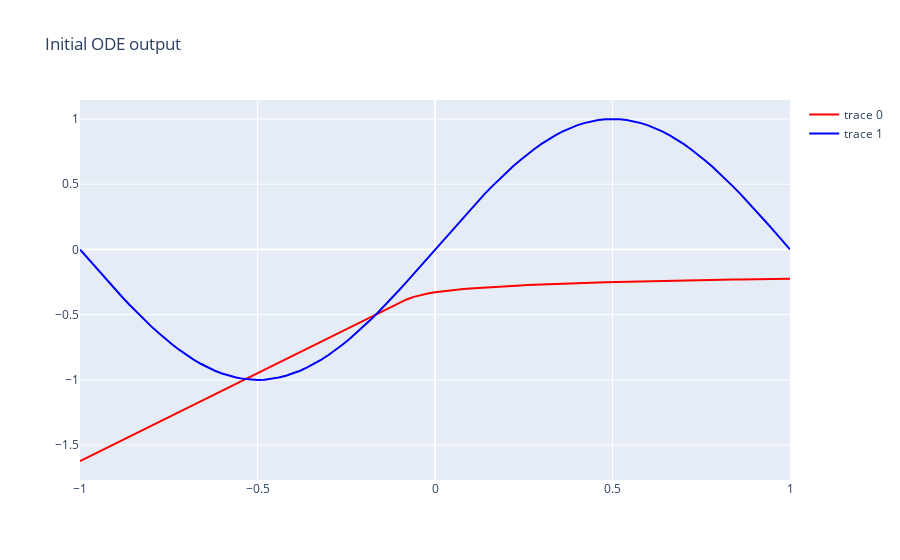
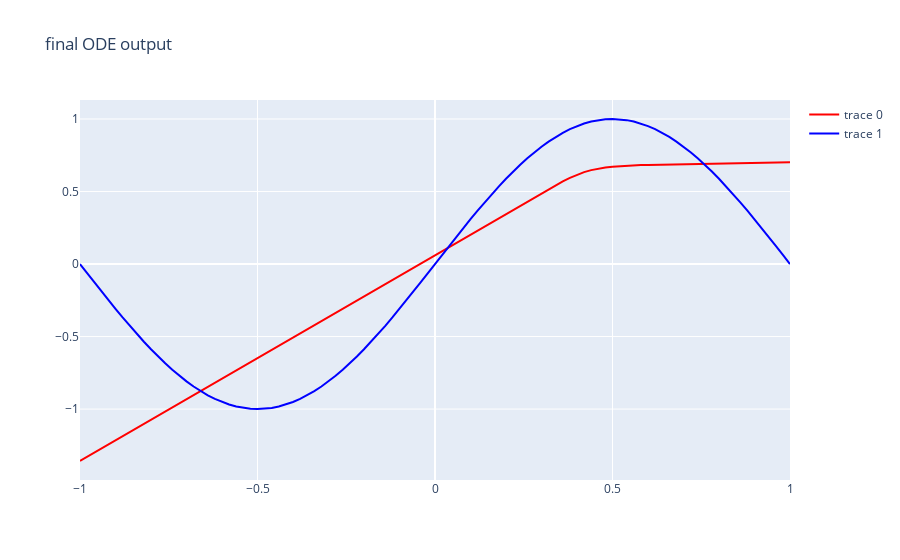
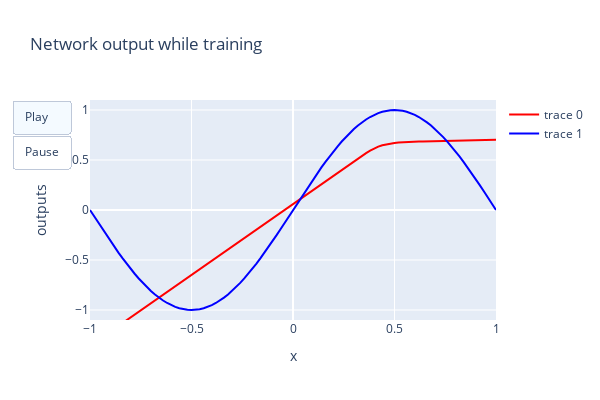

Notebook code for these charts, in order:
### Code cell
# Set parameters
batch_size = 101
niters = 50
test_freq = 5
adjoint = False
lr = 5e-3

# Import ODE integrator with or without adjoint method for backpropogating gradients
if adjoint:
    from torchdiffeq import odeint_adjoint as odeint
else:
    from torchdiffeq import odeint

# Specify GPU if available, CPU otherwise
device = torch.device('cuda:0' if torch.cuda.is_available() else 'cpu')

# Create batch of input-output pairs for now.
def get_batch():
    s = torch.from_numpy(np.random.choice(np.arange(101, dtype=np.int64), batch_size, replace=False))
    batch_y0 = x[s]
    batch_t = torch.Tensor(np.arange(2))
    batch_y = torch.stack([x[s], y[s]], dim=0)
    return batch_y0.to(device), batch_t.to(device), batch_y.to(device)

# Neural net to learn function dynamics (required for adjoint method)
class ODEFunc(nn.Module):
    def __init__(self):
        super(ODEFunc, self).__init__()
        self.net = nn.Sequential(
            nn.Linear(1, 5),
            nn.ReLU(),
            nn.Linear(5, 1),
        )

        for m in self.net.modules():
            if isinstance(m, nn.Linear):
                nn.init.normal_(m.weight, mean=0, std=1)
                nn.init.constant_(m.bias, val=0.1)

    def forward(self, t, y):
        return self.net(y)
    
# # Plot initial network output
# go.Figure(
#     go.Scatter(x=x[:, 0], y=ODEFunc()(x, x).detach()[:, 0], line_color='red'), 
#     dict(title="Initial network output")
# ).show()

# Pass function to GPU, attach optimiser
func = ODEFunc().to(device)
optimizer = optim.RMSprop(func.parameters(), lr=lr)

# Plot initial ODE output
t = torch.Tensor(np.arange(2)).to(device)
ode_out = odeint(func, x.to(device), t).cpu().detach().numpy()[1, :][:, 0]
data = [
    go.Scatter(x=x[:, 0], y=ode_out, line_color='red'), 
    go.Scatter(x=x[:, 0], y=y[:, 0], line_color='blue')
]
go.Figure(data, dict(title="Initial ODE output")).show()

data_list = [data]

# Loop over iterations of gradient descent for ODE solver and neural net
for itr in range(1,  niters + 1):
    optimizer.zero_grad()
    batch_y0, batch_t, batch_y = get_batch()
    pred_y = odeint(func, batch_y0, t).to(device)
    loss = torch.mean(torch.abs(pred_y - batch_y))
    loss.backward()
    optimizer.step()

    if itr %  test_freq == 1:
        with torch.no_grad():
            # Save ODE output for animation
            ode_out = odeint(func, x.to(device), t).cpu().detach().numpy()[1, :][:, 0]
            data_list = data_list + [[
                go.Scatter(x=x[:, 0], y=ode_out, line_color='red'), 
                go.Scatter(x=x[:, 0], y=y[:, 0], line_color='blue')
            ]]

# Plot final network output
# go.Figure(
#     go.Scatter(x=x[:, 0], y=ODEFunc()(x, x).detach()[:, 0], line_color='red'), 
#     dict(title="Final network output")
# ).show()

# Plot final ODE output
ode_out = odeint(func, x.to(device), t).cpu().detach().numpy()[1, :][:, 0]
data = [
    go.Scatter(x=x[:, 0], y=ode_out, line_color='red'), 
    go.Scatter(x=x[:, 0], y=y[:, 0], line_color='blue')
]
go.Figure(data, dict(title="final ODE output")).show()

data_list = data_list + [data]

plot_animation(y, data_list)
